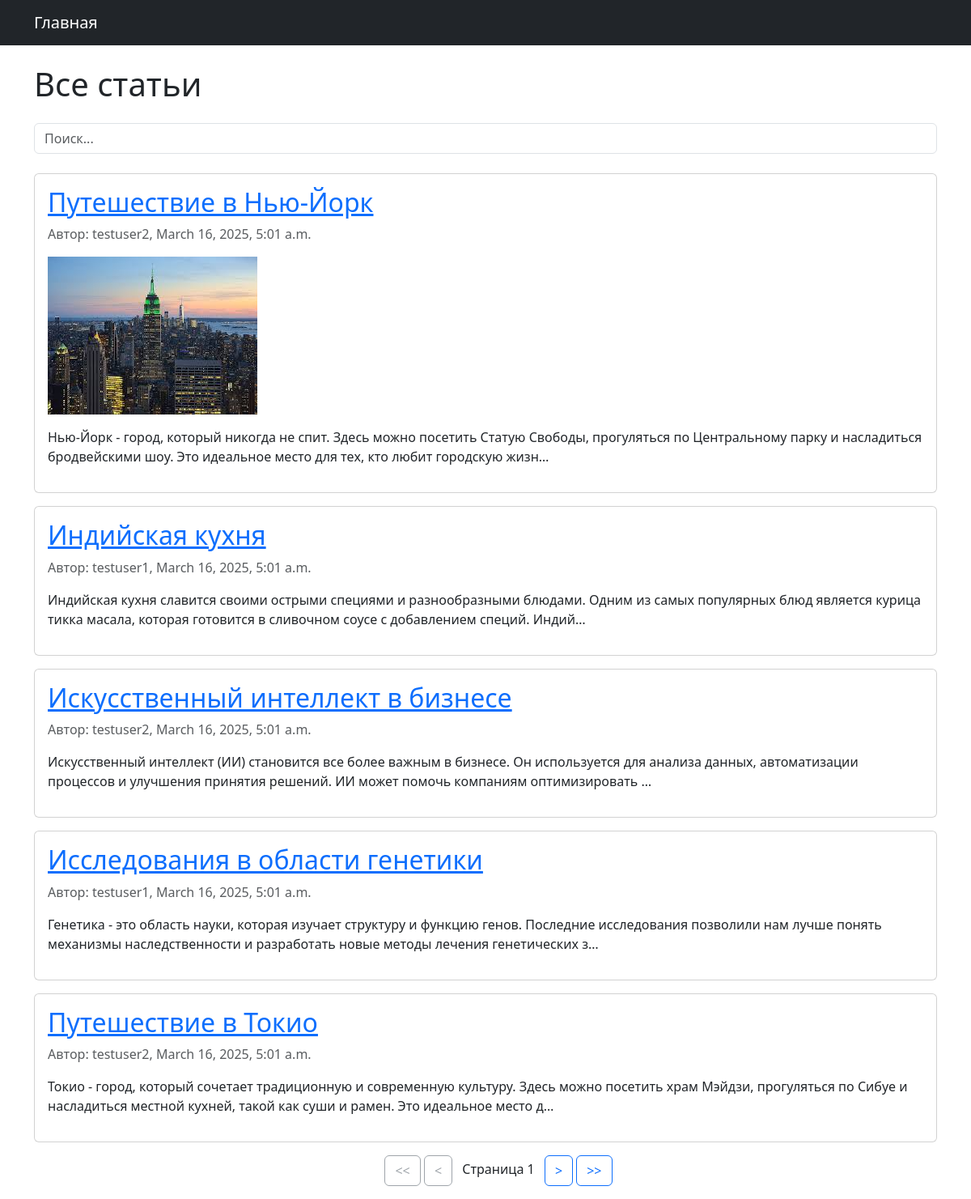
The page / on the database its author committed.
### main/models.py (models this page shows, shortened)
class Article(models.Model):
    title = models.CharField(max_length=200, verbose_name="Заголовок")
    content = models.TextField(verbose_name="Текст статьи")
    author = models.ForeignKey(User, on_delete=models.CASCADE, verbose_name="Автор")
    created_date = models.DateTimeField(auto_now_add=True, verbose_name="Дата создания")
    updated_date = models.DateTimeField(auto_now=True, verbose_name="Дата обновления")
    image = models.ImageField(upload_to="articles/", null=True, blank=True, verbose_name="Изображение")
    category = models.ForeignKey(
        "Category",
        on_delete=models.SET_NULL,
        null=True,
        blank=True,
        verbose_name="Категория"
    )
    class Meta:
        ordering = ["-created_date"]

### main/views.py (the view)
# urls.py: path("", HomeView.as_view(), name="home"),
class HomeView(ListView):
    model = Article
    template_name = "home.html"
    context_object_name = "articles"
    paginate_by = 5
    def get_queryset(self):
        query = self.request.GET.get("q")
        if query:
            return Article.objects.filter(title__icontains=query)
        return Article.objects.all()

### main/templates/home.html (shortened to what this page needs)
{% extends "base.html" %}
{% block content %}
    <h1 class="mb-4">Все статьи</h1>
    <form method="GET" class="mb-4">
        <input type="text" name="q" placeholder="Поиск..." class="form-control">
    </form>
    {% for article in articles %}
        <div class="card mb-3">
            <div class="card-body">
                <h2><a href="{% url 'article_detail' article.id %}">{{ article.title }}</a></h2>
                <p class="text-muted">Автор: {{ article.author }}, {{ article.created_date }}</p>
                {% if article.image %}
                    <img src="{{ article.image.url }}" class="img-fluid mb-3">
                {% endif %}
                <p>{{ article.content|truncatechars:200 }}</p>
            </div>
        </div>
    {% endfor %}
    <div class="container d-flex flex-row justify-content-center m-3">
        <span class="step-links">
            {% if page_obj.has_previous %}
                <a href="?page=1" class="btn btn-outline-primary"><<</a>
                <a href="?page={{ page_obj.previous_page_number }}" class="btn btn-outline-primary"> < </a>
                {% else %}
                <a href="?page=1" aria-disabled="true" class="btn btn-outline-secondary disabled"><<</a>
                <a aria-disabled="true" class="btn btn-outline-secondary disabled"> < </a>
            {% endif %}
            <span class="current mx-2">
                Страница {{ page_obj.number }}
            </span>
            {% if page_obj.has_next %}
                <a href="?page={{ page_obj.next_page_number }}" class="btn btn-outline-primary">></a>
                <a href="?page={{ page_obj.paginator.num_pages }}" class="btn btn-outline-primary">>></a>
                {% else %}
                <a class="btn btn-outline-secondary disabled">></a>
                <a class="btn btn-outline-secondary disabled">>></a>
            {% endif %}
        </span>
    </div>
{% endblock %}

### rows shown on the page
Article: title "Путешествие в Нью-Йорк", author "testuser2", created_date "March 16, 2025, 5:01 a.m.", image (picture), content "Нью-Йорк - город, который никогда не спит. Здесь можно посетить Статую Свободы, прогуляться по Центральному парку и насладиться бродвейскими шоу. Это идеальное место для тех, кто любит городскую жизн…"
Article: title "Индийская кухня", author "testuser1", created_date "March 16, 2025, 5:01 a.m.", content "Индийская кухня славится своими острыми специями и разнообразными блюдами. Одним из самых популярных блюд является курица тикка масала, которая готовится в сливочном соусе с добавлением специй. Индий…"
Article: title "Искусственный интеллект в бизнесе", author "testuser2", created_date "March 16, 2025, 5:01 a.m.", content "Искусственный интеллект (ИИ) становится все более важным в бизнесе. Он используется для анализа данных, автоматизации процессов и улучшения принятия решений. ИИ может помочь компаниям оптимизировать …"
Article: title "Исследования в области генетики", author "testuser1", created_date "March 16, 2025, 5:01 a.m.", content "Генетика - это область науки, которая изучает структуру и функцию генов. Последние исследования позволили нам лучше понять механизмы наследственности и разработать новые методы лечения генетических з…"
Article: title "Путешествие в Токио", author "testuser2", created_date "March 16, 2025, 5:01 a.m.", content "Токио - город, который сочетает традиционную и современную культуру. Здесь можно посетить храм Мэйдзи, прогуляться по Сибуе и насладиться местной кухней, такой как суши и рамен. Это идеальное место д…"

### other values the page prints
{{ page_obj.number }} "1"
